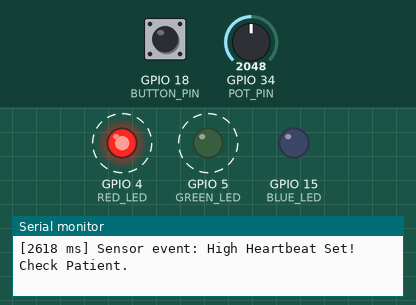
A program run on a simulated ESP32. On the bench: output pins drawn as LEDs (lit = HIGH), the last lines printed to the serial monitor. Dashed ring = blinking. Inputs (shaded band) come from the test bench; at power-on: GPIO 18 (BUTTON_PIN) HIGH, GPIO 34 (POT_PIN) = 2048. WiFi joins after 1.5 s; servers stay silent unless stated.

Above: at 2.7 s.
2.8 s: GPIO 18 (BUTTON_PIN) pulled LOW for 0.15 s
At 3.67 s:
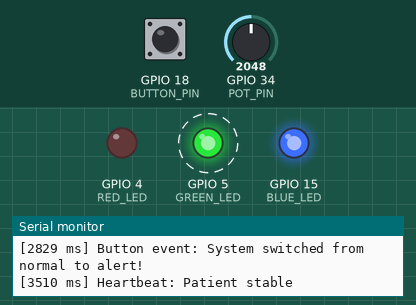
5.8 s: GPIO 34 (POT_PIN) set to 423
8.8 s: GPIO 34 (POT_PIN) set to 359
At 10.3 s:
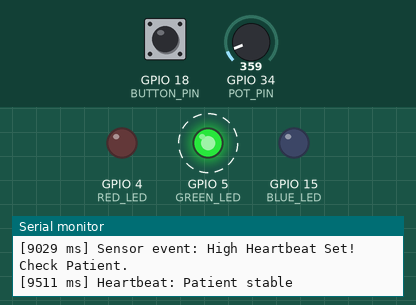
11.8 s: GPIO 34 (POT_PIN) set to 440
At 12.32 s:
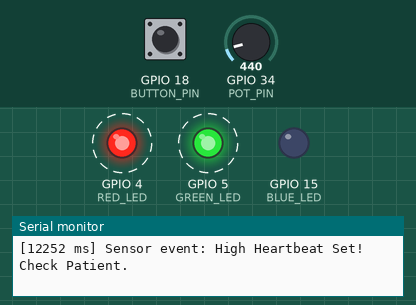
Timing chart, 0 to 15.8 s (numbered marks = the images above; inputs shaded):
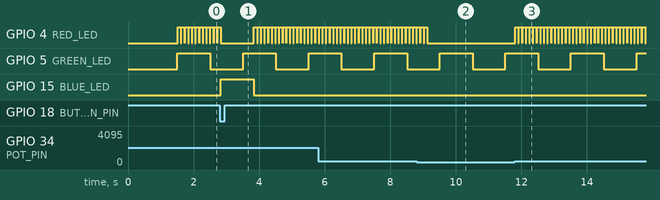

Measured:
- the behaviour switches between 401 and 400 on GPIO 34 (POT_PIN) (found by bisection; images 1 and 2)
- after the input at 2.8 s, GPIO 15 (BLUE_LED): LOW → HIGH at once, → LOW 1.0 s later
- after the input at 8.8 s, GPIO 4 (RED_LED): goes on until 9.1 s, then stays LOW
- after the input at 11.8 s, GPIO 4 (RED_LED): alternates HIGH for 0.10 s and LOW for 0.01 s, starting at once
- by itself, GPIO 4 (RED_LED): alternates HIGH for 0.10 s and LOW for 0.01 s
- by itself, GPIO 5 (GREEN_LED): alternates HIGH for 1.0 s and LOW for 1.0 s

The program:

main.cpp
```cpp
/*
Company: MedAid Inc. - Wearable Heart Monitor
Project: RTS for Heartbeat Monitoring and Alerting
Author: Keilana Brooks

Wokwi IoT Gateway explained here:
  https://docs.wokwi.com/guides/esp32-wifi#the-private-gateway

  Then start the simulation, and open http://localhost:9080
  in another browser tab.
*/

#include <Arduino.h>
#include <WiFi.h>
#include <WiFiClient.h>
#include <WebServer.h>
#include <uri/UriBraces.h>

// pins
#define GREEN_LED GPIO_NUM_5 // heartbeat LED
#define RED_LED   GPIO_NUM_4 // alert LED for sensor event
#define BLUE_LED  GPIO_NUM_15 // alert LED for button event
#define BUTTON_PIN GPIO_NUM_18
#define POT_PIN 34 // GPIO34
#define THRESHOLD 400
#define MAX_COUNT_SEM 3

#define WIFI_SSID "Wokwi-GUEST"
#define WIFI_PASSWORD ""
// Defining the WiFi channel speeds up the connection:
#define WIFI_CHANNEL 6

SemaphoreHandle_t sensorSemaphore;   // counting semaphore
SemaphoreHandle_t buttonSemISR;   // binary semaphore
SemaphoreHandle_t buttonTaskSem;   // binary semaphore
SemaphoreHandle_t serialMutex;       // mutex for serial printing
QueueHandle_t sensorQueue;           // optional for extra credit

volatile int SEMCNT = 0; // counting semaphore counter

WebServer server(80);

const int LED1 = 4;
const int LED2 = 15;

bool led1State = false;
bool led2State = false;

// function to log time in ms
void logTime() {
  Serial.print("[");
  Serial.print(millis());
  Serial.print(" ms] ");
}

void sendHtml() {
  String response = R"(
    <!DOCTYPE html><html>
      <head>
        <title>ESP32 Web Server Demo</title>
        <meta name="viewport" content="width=device-width, initial-scale=1">
        <style>
          html { font-family: sans-serif; text-align: center; }
          body { display: inline-flex; flex-direction: column; }
          h1 { margin-bottom: 1.2em; }
          h2 { margin: 0; }
          div { display: grid; grid-template-columns: 1fr 1fr; grid-template-rows: auto auto; grid-auto-flow: column; grid-gap: 1em; }
          .btn { background-color: #5B5; border: none; color: #fff; padding: 0.5em 1em;
                 font-size: 2em; text-decoration: none }
          .btn.OFF { background-color: #333; }
        </style>
      </head>

      <body>
        <h1>ESP32 Web Server</h1>

        <div>
          <h2>LED 1</h2>
          <a href="/toggle/1" class="btn LED1_TEXT">LED1_TEXT</a>
          <h2>LED 2</h2>
          <a href="/toggle/2" class="btn LED2_TEXT">LED2_TEXT</a>
        </div>
      </body>
    </html>
  )";
  response.replace("LED1_TEXT", led1State ? "ON" : "OFF");
  response.replace("LED2_TEXT", led2State ? "ON" : "OFF");
  server.send(200, "text/html", response);
}

// Heartbeat Task: blinks green LED at 1 Hz (soft deadline)
void HeartbeatTask(void *pvParameters) {
  Serial.println("Heartbeat Monitor System Starting...");
  while (1) {
    digitalWrite(GREEN_LED, HIGH);
    // log heartbeat time
    xSemaphoreTake(serialMutex, portMAX_DELAY);
    logTime();
    Serial.println("Heartbeat: Patient stable");
    xSemaphoreGive(serialMutex);

    vTaskDelay(pdMS_TO_TICKS(1000));
    digitalWrite(GREEN_LED, LOW);
    vTaskDelay(pdMS_TO_TICKS(1000));
  }
}

// ISR for button press - gives binary semaphore to button task
void IRAM_ATTR buttonISR() {
  // Copilot. Accessed 2025-12-04. Prompt: "when i press the button one time this line prints twice with 1000ms between each line: Button event: System switched from normal to alert!" Generated using Copilot.
  static unsigned long lastInterruptTime = 0;
  unsigned long interruptTime = millis();

  // Debouncing: ignore if interrupt occurred within 200ms
  if (interruptTime - lastInterruptTime > 200) {
    BaseType_t xHigherPriorityTaskWoken = pdFALSE;
    xSemaphoreGiveFromISR(buttonSemISR, &xHigherPriorityTaskWoken);
    portYIELD_FROM_ISR(xHigherPriorityTaskWoken);
  }

  lastInterruptTime = interruptTime;
}


// Button Task: monitors the button state
// triggered by ISR via binary semaphore
// immediate falling edge detection (hard deadline)
void ButtonTask(void *pvParameters) {
  // ChatGPT. Accessed 2025-12-04. Prompt: "i want to keep the button task, but have the event handler task handle the event, but still use the ISR." Generated using ChatGPT.
  while (1) {
    // Wait for ISR to give semaphore to button task
    if (xSemaphoreTake(buttonSemISR, portMAX_DELAY)) {
      // give semaphore to event_handler_task to handle the button event
      xSemaphoreGive(buttonTaskSem);
    }
  }
}

// Sensor Task: reads patient heartbeat every 17 ms (hard deadline)
void SensorTask(void *pvParameters) {
  while (1) {
    int val = analogRead(POT_PIN);

    // if value exceeds threshold, signal counting semaphore, and save value to queue
    if (val > THRESHOLD) {
      if(SEMCNT < MAX_COUNT_SEM+1) SEMCNT++;
      xSemaphoreGive(sensorSemaphore);
      xQueueSend(sensorQueue, &val, 0);
    }
    vTaskDelay(pdMS_TO_TICKS(17));
  }
}

// Event Handler Task: handles events/alerts signaled by semaphores (soft deadline)
void event_handler_task(void *pvParameters) {
    while (1) {
        // if a high heartbeat sensor event occurred, print alert and blink red LED
        if (xSemaphoreTake(sensorSemaphore, 0)) {
            SEMCNT--;

            xSemaphoreTake(serialMutex, portMAX_DELAY);
            logTime();
            Serial.println("Sensor event: High Heartbeat Set! Check Patient.");
            xSemaphoreGive(serialMutex);

            // blink red LED for 100 ms (soft deadline)
            digitalWrite(RED_LED, HIGH);
            vTaskDelay(pdMS_TO_TICKS(100));
            digitalWrite(RED_LED, LOW);
        }

        // if button event occurred, print alert and turn on blue LED
        if (xSemaphoreTake(buttonTaskSem, 0)) {
            xSemaphoreTake(serialMutex, portMAX_DELAY);
            logTime();
            Serial.println("Button event: System switched from normal to alert!");
            xSemaphoreGive(serialMutex);

            // blink blue LED for 1 second (soft deadline)
            digitalWrite(BLUE_LED, HIGH);
            vTaskDelay(pdMS_TO_TICKS(1000));
            digitalWrite(BLUE_LED, LOW);
        }

        vTaskDelay(pdMS_TO_TICKS(10)); // Idle delay to yield CPU
    }
}

void setup() {
  Serial.begin(115200);

  // configure LED pins
  pinMode(RED_LED, OUTPUT);
  pinMode(GREEN_LED, OUTPUT);
  pinMode(BLUE_LED, OUTPUT);

  // configure button pin
  pinMode(BUTTON_PIN, INPUT_PULLUP);

  // configure ADC pin
  pinMode(POT_PIN, INPUT);

  // interrupt for button press
  attachInterrupt(digitalPinToInterrupt(BUTTON_PIN), buttonISR, FALLING);

  // create queue for sensor values
  sensorQueue = xQueueCreate(10, sizeof(int));

  // semaphores and mutex initialization
  sensorSemaphore = xSemaphoreCreateCounting(MAX_COUNT_SEM, 0);
  buttonSemISR = xSemaphoreCreateBinary();
  buttonTaskSem = xSemaphoreCreateBinary();
  serialMutex = xSemaphoreCreateMutex();

  // Connect to WiFi
  WiFi.begin(WIFI_SSID, WIFI_PASSWORD, WIFI_CHANNEL);
  Serial.print("Connecting to WiFi ");
  Serial.print(WIFI_SSID);
  // Wait for connection
  while (WiFi.status() != WL_CONNECTED) {
    delay(100);
    Serial.print(".");
  }
  Serial.println(" Connected!");

  Serial.print("IP address: ");
  Serial.println(WiFi.localIP());

  server.on("/", sendHtml);

  server.on(UriBraces("/toggle/{}"), []() {
    String led = server.pathArg(0);
    Serial.print("Toggle LED #");
    Serial.println(led);

    switch (led.toInt()) {
      case 1:
        led1State = !led1State;
        digitalWrite(LED1, led1State);
        break;
      case 2:
        led2State = !led2State;
        digitalWrite(LED2, led2State);
        break;
    }

    sendHtml();
  });

  // Create your actual tasks with larger stack sizes
  xTaskCreate(HeartbeatTask, "Heartbeat", 2048, NULL, 1, NULL);
  xTaskCreate(ButtonTask, "Button", 2048, NULL, 3, NULL);
  xTaskCreate(SensorTask, "Sensor", 2048, NULL, 3, NULL);
  xTaskCreate(event_handler_task, "Event Handler", 2048, NULL, 2, NULL);

  server.begin();
  Serial.println("HTTP server started");
}

void loop() {
  server.handleClient();
  delay(2);
}
```
